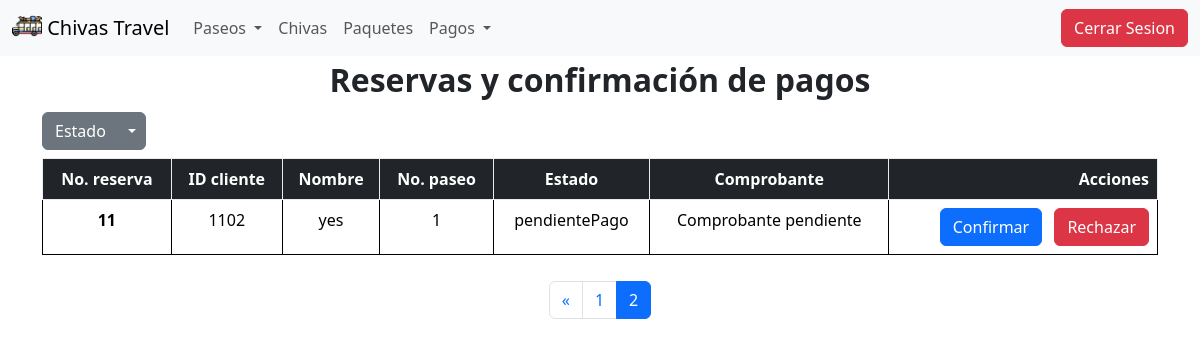
/paseos/pagosAdmin/?lista=pendientes&page=2, run on the app's committed database.
### paseos/models.py (models this page shows)
class Reserva(models.Model):
    paseo = models.ForeignKey(Paseo, on_delete=models.CASCADE)
    estado = models.CharField(max_length=100)
    fechaCreacion = models.DateField()
    valor = models.IntegerField()
    paquete = models.ForeignKey(Paquete, on_delete=models.CASCADE)
    comprobantePago = models.CharField(max_length=200000, default='none')
    persona = models.ForeignKey(Cliente, on_delete=models.CASCADE)

class Cliente(models.Model):
    nombre = models.CharField(max_length=100)
    id = models.IntegerField(primary_key=True)
    celular = models.IntegerField()
    correo = models.EmailField()
    edad = models.IntegerField()
    cuentaBancaria = models.ForeignKey(CuentaBancaria, on_delete=models.CASCADE)

class Paseo(models.Model):
    imagen = models.CharField(max_length=500000, default='default_value')
    origen = models.CharField(max_length=100)
    destino = models.CharField(max_length=100)
    descripcion = models.CharField(max_length=300)
    fecha = models.DateField()
    hora = models.TimeField()
    chiva = models.ForeignKey(Chiva, on_delete=models.CASCADE)
    esquemaCobro = models.ForeignKey(EsquemaCobro, on_delete=models.CASCADE)
    disponibilidad = models.IntegerField()

### paseos/views.py (the view, shortened to what this page needs)
# urls.py: path('pagosAdmin/', views.pagosAdmin, name='pagosAdmin' ),
def pagosAdmin(request):
    pendientes = Reserva.objects.filter(estado="pendientePago")
    confirmadas = Reserva.objects.filter(estado="confirmada")
    lista = request.GET.get('lista', 'confirmadas')
    if lista == 'pendientes':
        listaReservas = pendientes
    else:
        listaReservas = confirmadas
    paginator = Paginator(listaReservas, 10)
    pageNumber = request.GET.get('page')
    objsReserva = paginator.get_page(pageNumber)
    return render(request, 'pagosAdmin.html', {'listaReservas' : objsReserva,
                                               'lista' : lista})

### paseos/templates/pagosAdmin.html (shortened to what this page needs)
<!DOCTYPE html>
<html lang="en">
<head>
    {% load static %}
    <link rel="stylesheet" href="{% static '/styles.css' %}">
    <link href="{% static '/stylesApp.css' %}" rel="stylesheet">
</head>
<body>
    <header>
        {% include 'navbarAdmin.html' %}
        <p class="fs-2 fw-bold text-center m-0">Reservas y confirmación de pagos</p>
    </header>
    <main class="pagosMain">
        <div id="squereMain" class="container">
            <div class="btn-group mt-2 mb-2">
                <button type="button" class="btn btn-secondary">Estado</button>
                <button type="button" class="btn btn-secondary dropdown-toggle dropdown-toggle-split" data-bs-toggle="dropdown" aria-expanded="false">
                </button>
            </div>
            <table class="table table-bordered border-black">
                <thead>
                  <tr class="table-dark table-bordered border-light-subtle">
                    <th scope="col" class="text-center">No. reserva</th>
                    <th scope="col" class="text-center">ID cliente</th>
                    <th scope="col" class="text-center">Nombre</th>
                    <th scope="col" class="text-center">No. paseo</th>
                    <th scope="col" class="text-center">Estado</th>
                    <th scope="col" class="text-center">Comprobante</th>
                    <th scope="col" class="text-end">Acciones</th>
                  </tr>
                </thead>
                <tbody>
                {% for reserva in listaReservas %}
                  <tr>
                    <th scope="row" class="text-center">{{reserva.id}}</th>
                    <td class="text-center">{{reserva.persona.id}}</td>
                    <td class="text-center">{{reserva.persona.nombre}}</td>
                    <td class="text-center">{{reserva.paseo.id}}</td>
                    <td class="text-center">{{reserva.estado}}</td>
                    <td class="text-center">
                        {% if reserva.comprobantePago == 'none' %}
                            Comprobante pendiente
                        {% else %}
                            <button type="button" class="btn btn-link" data-bs-toggle="modal" data-bs-target="#pagosModal{{ reserva.persona.id }}">
                                Ver comprobante
                            </button>
                        {% endif %}
                    </td>
                    <td class="text-end">
                        <form method="post" action=''>
                            {% if reserva.estado == 'pendientePago' %}
                                <button type="submit" name="action" value="confirmar" class="btn btn-primary me-2">Confirmar</button>
                            {% endif %}
                            <button type="submit" name="action" value="rechazar" class="btn btn-danger">Rechazar</button>
                        </form>
                    </td>
                  </tr>
                {% endfor %}
                </tbody>
            </table>
        </div>
        <div class="pagination-wrapper">
            <nav aria-label="Page navigation">
                <ul class="pagination justify-content-center custom-cursor">
                    {% if listaReservas.has_previous %}
                        <li class="page-item">
                            <a class="page-link" href="?lista={{ lista }}&page={{ listaReservas.previous_page_number }}" aria-label="Previous">
                                <span aria-hidden="true">&laquo;</span>
                            </a>
                        </li>
                    {% endif %}
                    {% for num in listaReservas.paginator.page_range %}
                        {% if listaReservas.number == num %}
                            <li class="page-item active"><span class="page-link">{{ num }}</span></li>
                        {% elif num > listaReservas.number|add:'-3' and num < listaReservas.number|add:'3' %}
                            <li class="page-item"><a class="page-link" href="?lista={{ lista }}&page={{ num }}">{{ num }}</a></li>
                        {% endif %}
                    {% endfor %}
                </ul>
            </nav>
        </div>
    </main>
</body>
</html>

### static/stylesApp.css (style rules this page uses)
body, html { height: 100%; margin: 0; }
.pagosMain { height: 90%; width: 100%; display: flex; flex-direction: column; align-items: center; }
.pagination-wrapper { width: 100%; display: flex; justify-content: center; margin-top: 10px; }
.custom-cursor { cursor: pointer; }

### data on the page
Reserva: id "11", persona.id "1102", persona.nombre "yes", paseo.id "1", estado "pendientePago", comprobantePago "Comprobante pendiente", shows "Confirmar"

### other printed values
{{ num }} "1"
{{ num }} "2"
